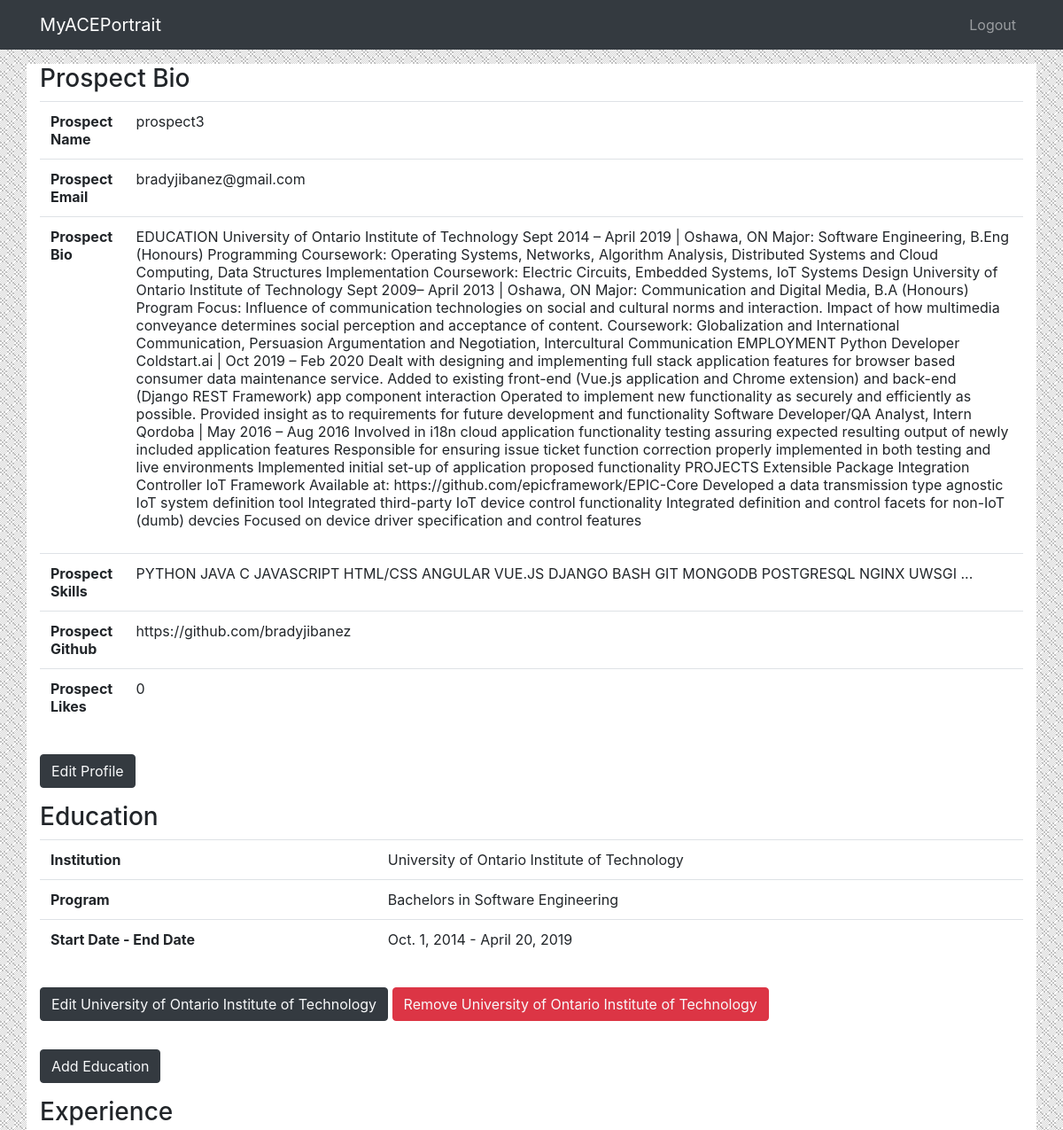
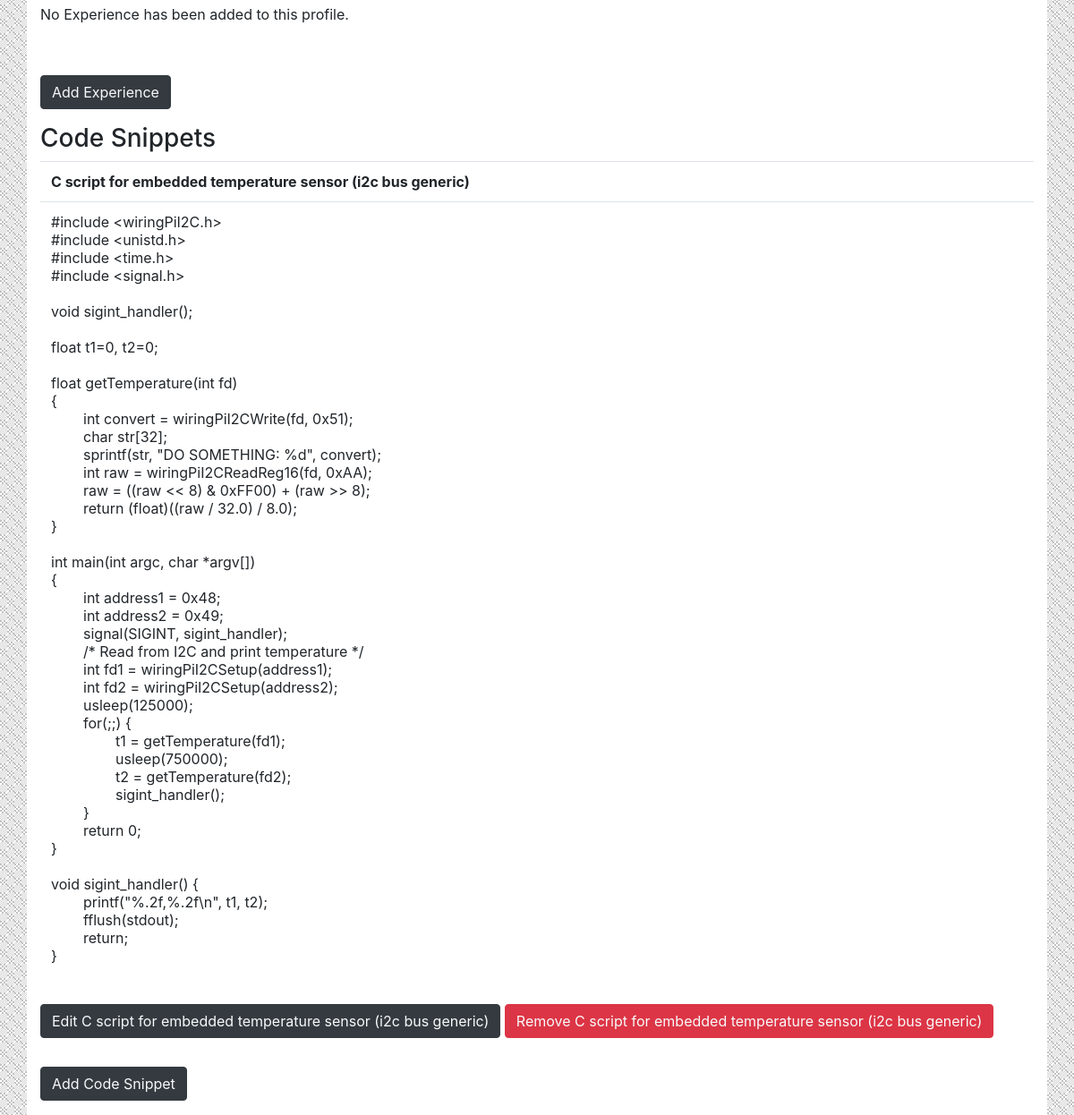
Screenshot of /p/home (signed in) with the database file from the repository (2 pictures, top to bottom).
### main/models.py (models this page shows, shortened)
class ProspectProfile(models.Model):
	prospect = models.OneToOneField(User, on_delete=models.CASCADE)
	github = models.CharField(max_length=100, blank=True, null=True)
	bio = models.CharField(max_length=10000, blank=True, null=True)
	skills = models.CharField(max_length=10000, blank=True, null=True)
	likes = models.ManyToManyField(User, related_name="likes")
	@property
	def total_likes(self):
		return "%s" % (self.likes.count())

class ProspectEducation(models.Model):
	TYPE = (
		('C', 'Certificate'),
		('D', 'Diploma'),
		('B', 'Bachelors'),
		('M', 'Masters'),
		('P', 'PhD')
	)
	prospect = models.ForeignKey(User, on_delete=models.CASCADE)
	date_created = models.DateTimeField(auto_now_add=True)
	institution = models.CharField(max_length=100)
	edu_type = models.CharField(max_length=100, choices=TYPE)
	edu_subject = models.CharField(max_length=100)
	start_date = models.DateField()
	end_date = models.DateField()

class ProspectCodeSnippet(models.Model):
	prospect = models.ForeignKey(User, on_delete=models.CASCADE)
	date_created = models.DateTimeField(auto_now_add=True)
	snippet_name = models.CharField(max_length=100)
	snippet_code = models.CharField(max_length=10000)

### main/views.py (the view)
# urls.py: path('p/home', views.prospect_home, name='prospect_home'),
def prospect_home(request):
	if request.user.is_authenticated:
		is_classified(request)
		if not is_hunter(request):
			try:
				profile = ProspectProfile.objects.get(prospect=request.user)
			except ProspectProfile.DoesNotExist:
				return redirect('/p/profile/create')
			snippets = ProspectCodeSnippet.objects.filter(prospect=request.user).order_by('-date_created')
			education = ProspectEducation.objects.filter(prospect=request.user).order_by('-date_created')
			experience = ProspectExperience.objects.filter(prospect=request.user).order_by('-date_created')
			context = {
				'profile': profile,
				'snippets': snippets,
				'education': education,
				'experience': experience
			}
			return render(request, 'main/prospect/home.html', context)
	return redirect('landing')

### main/views.py (called while the page is built)
def is_classified(request):
	if not UserProfile.objects.get(user=request.user):
		return redirect('choose_type')

def is_hunter(request):
	profile = UserProfile.objects.get(user=request.user)
	user_type = profile.user_type
	if user_type == 'HUNTER':
		return True
	else:
		return False

### main/templates/main/prospect/home.html (shortened to what this page needs)
{% include 'main/components/header.html' %}
{% load static %}
{% include 'main/components/hunter-navbar.html' %}
<div class="container my-3 h-75">
	<div class="row">
		<div class="col-lg-12" style="background-color: white">
			<h3>Prospect Bio</h3>
			<table class="table table-hover">
				<tr>
					<th>Prospect Name</th>
					<td>{{ profile.prospect.username }}</td>
				</tr>
				<tr>
					<th>Prospect Email</th>
					<td>{{ profile.prospect.email }}
				</tr>
				<tr>
					<th>Prospect Bio</th>
					<td><p>{{ profile.bio }}</p></td>
					<th>Prospect Skills</th>
					<td><p>{{ profile.skills }}</p></td>
				</tr>
				<tr>
					<th>Prospect Github</th>
					<td>{{ profile.github }}</td>
				</tr>
				<tr>
					<th>Prospect Likes</th>
					<td>{{ profile.total_likes }}</td>
				</tr>
			</table>
			<a class="btn btn-dark text-light my-3" href="/p/profile/edit">Edit Profile</a>
			<h3>Education</h3>
			{% if education %}
				{% for edu in education %}
			<table class="table table-hover">
				<tr>
					<th>Institution</th>
					<td>{{ edu.institution }}</td>
				</tr>
				<tr>
					<th>Program</th>
					<td>{{ edu.get_edu_type_display }} in {{ edu.edu_subject }}
				</tr>
				<tr>
					<th>Start Date - End Date</th>
					<td>{{ edu.start_date }} - {{ edu.end_date }}</td>
				</tr>
			</table>
			<a class="btn btn-dark text-light my-3" href="/p/snippet/edit/{{ edu.pk }}">Edit {{ edu.institution }}</a>
			<a class="btn btn-danger text-light my-3" href="/p/snippet/remove/{{ edu.pk }}">Remove {{ edu.institution }}</a>
				{% endfor %}
			{% else %}
			<p>No Education has been added to this profile.</p>
			{% endif %}
			<br><a class="btn btn-dark text-light my-3" href="/p/education/add">Add Education</a>
			<h3>Experience</h3>
			{% if experience %}
				{% for exp in experience %}
			<table class="table table-hover">
				<tr>
					<th>Organization</th>
					<td>{{ exp.name }}</td>
				</tr>
				<tr>
					<th>Type</th>
					<td>{{ exp.get_work_type_display }}</td>
				</tr>
				<tr>
					<th>Position</th>
					<td>{{ exp.position }}</td>
				</tr>
				<tr>
					<th>Location</th>
					<td>{{ exp.location }}</td>
				</tr>
				<tr>
					<th>Start Date - End Date</th>
					<td>{{ exp.start_date }} - {{ exp.end_date }}</td>
				</tr>
			</table>
			<a class="btn btn-dark text-light my-3" href="/p/snippet/edit/{{ exp.pk }}">Edit {{ exp.name }}</a>
			<a class="btn btn-danger text-light my-3" href="/p/snippet/remove/{{ exp.pk }}">Remove {{ exp.name }}</a>
				{% endfor %}
			{% else %}
			<p>No Experience has been added to this profile.</p>
			{% endif %}
			<br><a class="btn btn-dark text-light my-3" href="/p/experience/add">Add Experience</a>
			<h3>Code Snippets</h3>
			{% if snippets %}
				{% for snippet in snippets %}
			<table class="table table-hover">
				<tr>
					<th>{{ snippet.snippet_name }}</th>
				</tr>
				<tr>
					<td style="white-space:pre">{{ snippet.snippet_code }}</td>
				</tr>
			</table>
			<a class="btn btn-dark text-light my-3" href="/p/snippet/edit/{{ snippet.pk }}">Edit {{ snippet.snippet_name }}</a>
			<a class="btn btn-danger text-light my-3" href="/p/snippet/remove/{{ snippet.pk }}">Remove {{ snippet.snippet_name }}</a>
				{% endfor %}
			{% else %}
			<p>No Code Snippets have been added to this profile.</p>
			{% endif %}
			<br><a class="btn btn-dark text-light my-3" href="/p/snippet/add">Add Code Snippet</a>
		</div>
	</div>
</div>

### main/templates/main/components/header.html (shortened to what this page needs)
<html>
<head>
	<link rel="stylesheet" href="https://maxcdn.bootstrapcdn.com/bootstrap/4.0.0/css/bootstrap.min.css">
</head>
<body>

### main/templates/main/components/hunter-navbar.html (shortened to what this page needs)
<nav class="navbar navbar-expand-lg navbar-dark bg-dark text-light">
	<div class="container">
			<a class="navbar-brand" href="/h/home">MyACEPortrait</a>
			{% if user.is_authenticated %}
			<div class="collapse navbar-collapse" id="hunterNavbar">
				<ul class="navbar-nav ml-auto">
					<li class="nav-item">
						<a class="nav-link" href="/accounts/logout">Logout</a>
					</li>
				</ul>
			</div>
			{% endif %}
	</div>
</nav>

### rows the page displays
ProspectProfile: prospect.username "prospect3", prospect.email "bradyjibanez@gmail.com", bio "EDUCATION University of Ontario Institute of Technology Sept 2014 – April 2019 | Oshawa, ON Major: Software Engineering, B.Eng (Honours) Programming Coursework: Operating Systems, Networks, Algorithm Analysis, Distributed Systems and Cloud Computing, Data Structures Implementation Coursework: Electric Circuits, Embedded Systems, IoT Systems Design University of Ontario Institute of Technology Sept 2009– April 2013 | Oshawa, ON Major: Communication and Digital Media, B.A (Honours) Program Focus: Influence of communication technologies on social and cultural norms and interaction. Impact of how multimedia conveyance determines social perception and acceptance of content. Coursework:…", skills "PYTHON JAVA C JAVASCRIPT HTML/CSS ANGULAR VUE.JS DJANGO BASH GIT MONGODB POSTGRESQL NGINX UWSGI ...", github "https://github.com/bradyjibanez", total_likes "0"
ProspectEducation: institution "University of Ontario Institute of Technology", edu_type "Bachelors", edu_subject "Software Engineering", start_date "Oct. 1, 2014", end_date "April 20, 2019"
ProspectCodeSnippet: snippet_name "C script for embedded temperature sensor (i2c bus generic)", snippet_code "#include <wiringPiI2C.h> #include <unistd.h> #include <time.h> #include <signal.h> void sigint_handler(); float t1=0, t2=0; float getTemperature(int fd) { int convert = wiringPiI2CWrite(fd, 0x51); char str[32]; sprintf(str, \"DO SOMETHING: %d\", convert); int raw = wiringPiI2CReadReg16(fd, 0xAA); raw = ((raw << 8) & 0xFF00) + (raw >> 8); return (float)((raw / 32.0) / 8.0); } int main(int argc, char *argv[]) { int address1 = 0x48; int address2 = 0x49; signal(SIGINT, sigint_handler); /* Read from I2C and print temperature */ int fd1 = wiringPiI2CSetup(address1); int fd2 = wiringPiI2CSetup(address2); usleep(125000); for(;;) { t1 = getTemperature(fd1); usleep(750000); t2 = getTemperature(fd2);…"
